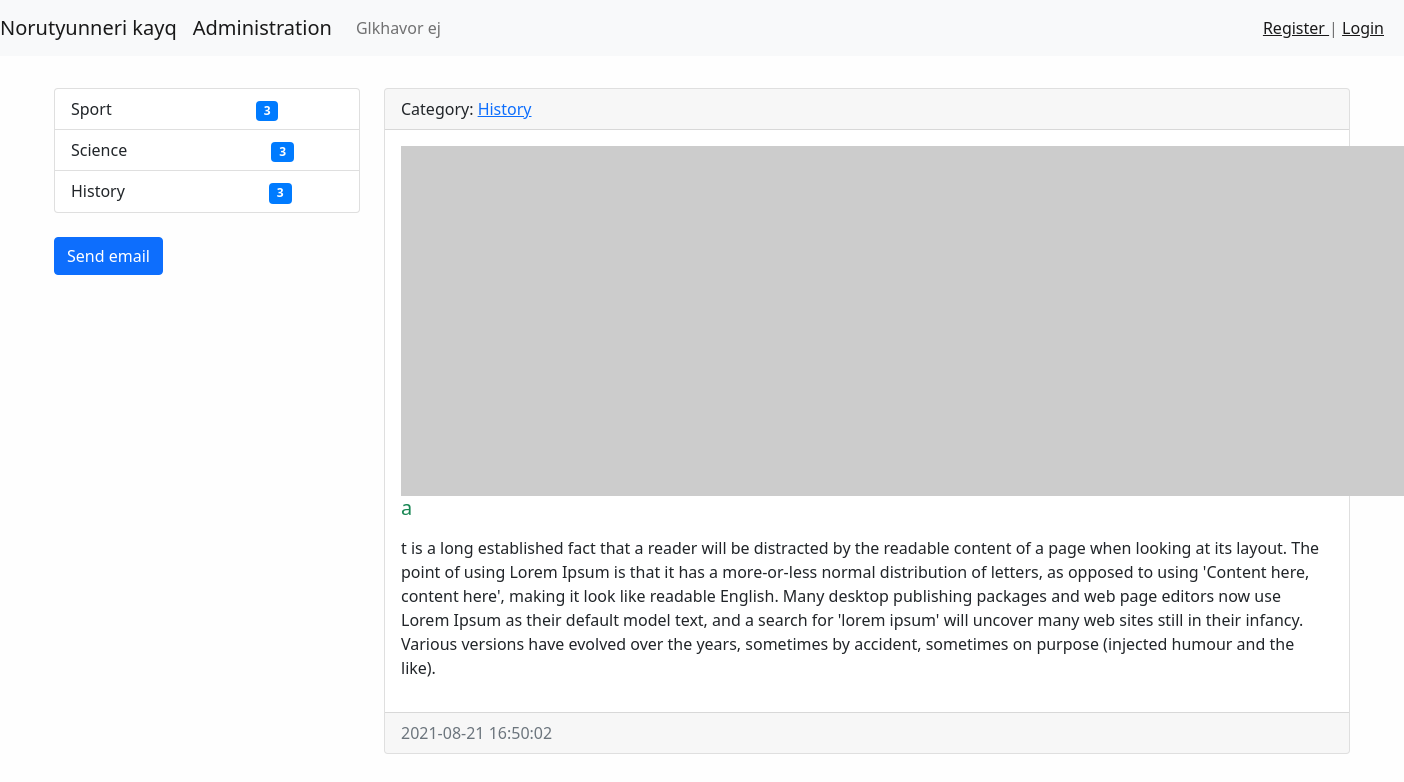
Page /news/17/ on the committed database.
### news/models.py (models this page shows, shortened)
class Category(models.Model):
    title = models.CharField(max_length=150, db_index=True, verbose_name='CATEGORYI ANUN')
    def get_absolute_url(self):
        return reverse('category', kwargs={"category_id": self.pk})
    def __str__(self):
        return self.title
    class Meta:
        verbose_name = "Category"
        verbose_name_plural = "Categoryner"
        ordering = ['title']

class News(models.Model):
    title = models.CharField(max_length=150, verbose_name="ANUN")
    content = models.TextField(blank=True)
    created_at = models.DateTimeField(auto_now_add=True, verbose_name='STEGHTSVEL E')
    updated_at = models.DateTimeField(auto_now=True, verbose_name='POPOKHVEL E')
    photo = models.ImageField(upload_to='photos/%Y/%m/%d/', blank=True)
    is_published = models.BooleanField(default=True, verbose_name='HRATARAKVEL E')
    category = models.ForeignKey('Category', on_delete=models.PROTECT, related_name='get_news')
    views = models.IntegerField(default=0)
    class Meta:
        verbose_name = "Norutyun"  # entavernagira tsarayum(or` add news-y darav add Norutyun...)
        verbose_name_plural = "Norutyunner"  # sa el hognakii depqum(inchin -s er avelacnum` sa kdarna)
        ordering = ['-created_at']  # ev adminki ev modeli sort. hertakanutyuny kpokhvi

### news/views.py (the view)
# urls.py: path('news/<int:pk>/', ViewNews.as_view(), name='view_news'),
class ViewNews(DetailView):
    model = News
    context_object_name = 'news_item'

### news/templatetags/news_tags.py (called while the page is built)
@register.inclusion_tag('news/list-categories.html')
def show_categories(arg1="hello", arg2="world"):
    categories = Category.objects.annotate(cnt=Count("get_news", filter=F('get_news__is_published'))).filter(cnt__gt=0)
    return {"categories": categories, "arg1": arg1, "arg2": arg2}

### news/templates/news/news_detail.html (shortened to what this page needs)
{% extends 'base.html' %}
{% block sidebar %}
    {% include 'inc/_sidebar.html' %}
{% endblock %}
{% block content %}
<div class="card mt-3">
    <div class="card-header">
        Category: <a href="{{ news_item.category.get_absolute_url }}"> {{ news_item.category }} </a>
    </div>
    <div class="card-body">
        {% if item.photo %}
        <img alt="" class="float-left mr-3" src="{{ news_item.photo.url }}" width="350">
        {% else %}
        <img alt="" class="float-left mr-3" src="https://picsum.photos/id/1050/350/235">
        {% endif %}
        <h5 class="card-title {% cycle  'text-success' 'text-danger'%} ">{{ news_item.title }}</h5>
        <p class="card-text">{{ news_item.content|linebreaks }}</p>
    </div>
    <div class="card-footer text-muted">
        {{ news_item.created_at|date:'Y-m-d H:i:s' }}
    </div>
</div>
{% endblock %}

### news/templates/news/list-categories.html (shortened to what this page needs)
<div class="list-group">
    {% for item in categories %}
    <a class="list-group-item list-group-item-action" href="{{ item.get_absolute_url }}">
        {{ item.title }} <span class="badge badge-primary badge-pill"
                               style="background-color: #007bff;color: white;margin-left: 140px;">{{ item.cnt }}</span></a>
    {% endfor %}
</div>

### mysite/static/css/style.css (style rules this page uses)
body { background-color: #fefefe; }

### rows in the picture
Category: title "Sport", cnt "3"
Category: title "Science", cnt "3"
Category: title "History", cnt "3"
News: category "History", title "a", content "t is a long established fact that a reader will be distracted by the readable content of a page when looking at its layout. The point of using Lorem Ipsum is that it has a more-or-less normal distribution of letters, as opposed to using 'Content here, content here', making it look like readable English. Many desktop publishing packages and web page editors now use Lorem Ipsum as their default model text, and a search for 'lorem ipsum' will uncover many web sites still in their infancy. Various versions have evolved over the years, sometimes by accident, sometimes on purpose (injected humour and the like).", created_at "2021-08-21 16:50:02"
